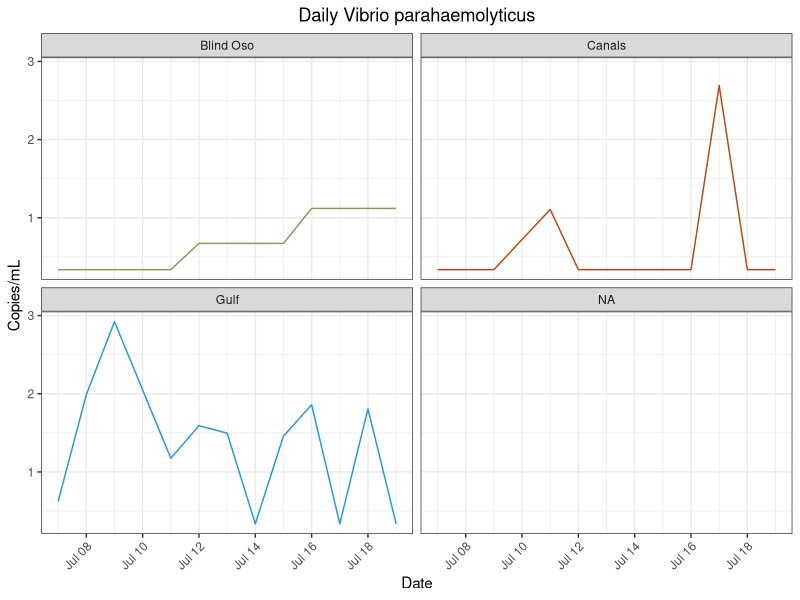
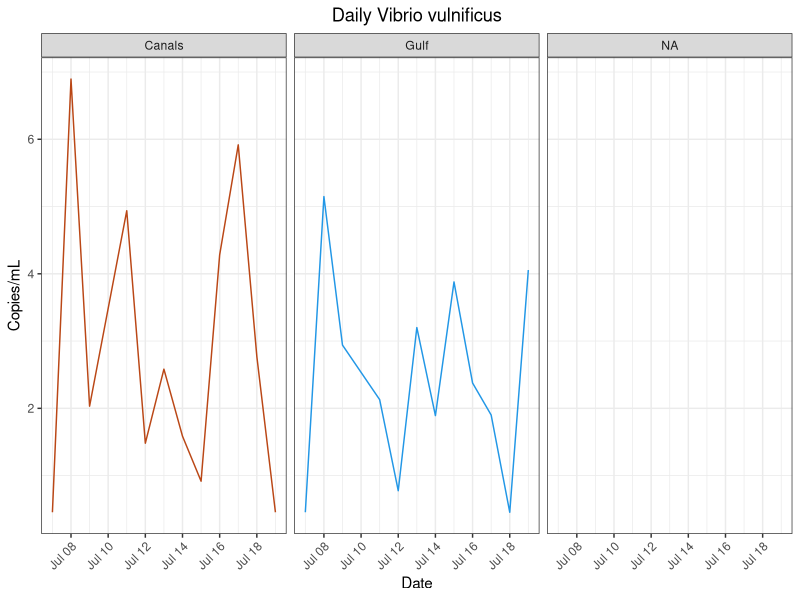
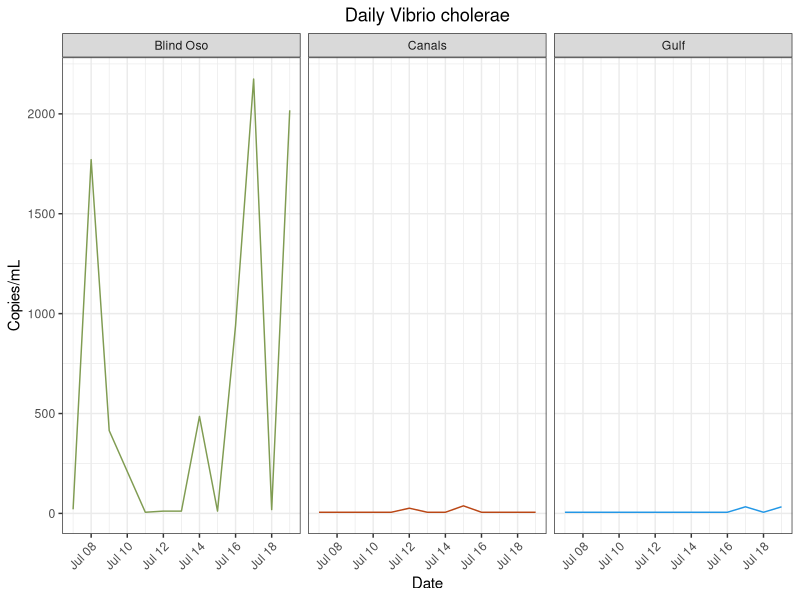
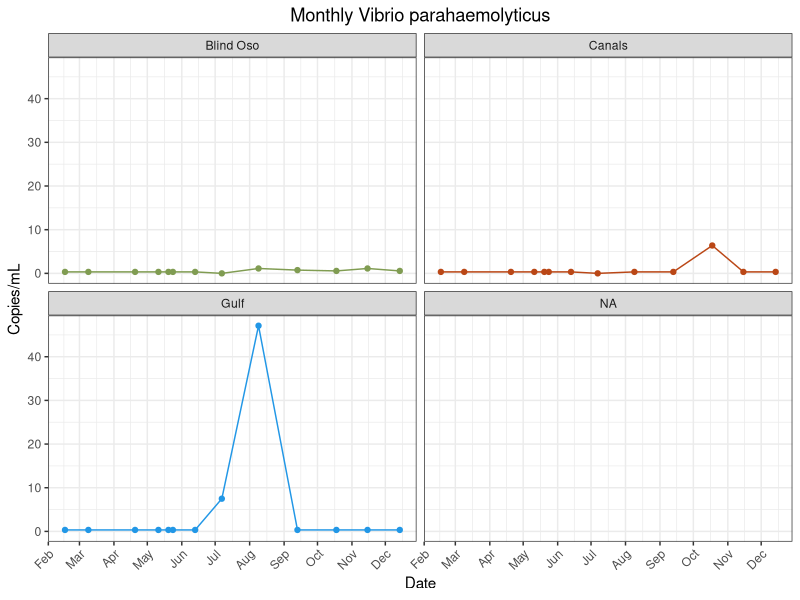
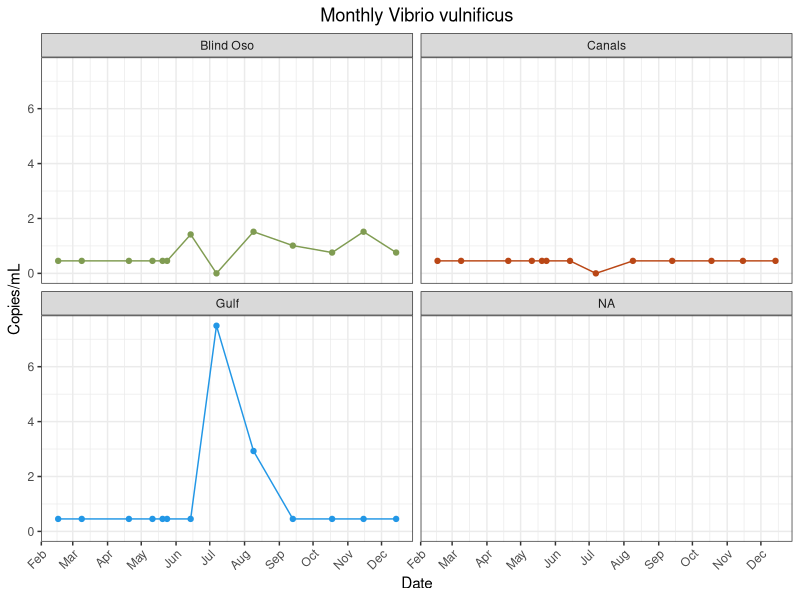

Source code (R) for these figures, in order:
## ---- chunk 1
library(here)
library(tidyverse)
library(lubridate)
## ---- chunk 2
vp<- read_csv(here("data", "processed_data","vp_clean_copies.csv"))
vv<- read_csv(here("data", "processed_data","vv_clean_copies_redo.csv")) #Trial two is best. Other trials exist too. 
vp_m<- read_csv(here("data", "processed_data","vp_mon_clean_copies.csv")) 
vv_m<- read_csv(here("data", "processed_data","vv_clean_copies_mon.csv"))
vc<- read_csv(here("data", "processed_data", "vc_clean_copies_daily.csv"))
vc_m<- 
## ---- chunk 3
vv<- vv %>%
  mutate(site = recode(site, "BO" = "Blind Oso")) %>%
  mutate(site = recode(site, "C2" = "Canals")) %>%
  mutate(site = recode(site, "RD" = "Gulf"))

vp<- vp %>%
  mutate(site = recode(site, "BO" = "Blind Oso")) %>%
  mutate(site = recode(site, "C2" = "Canals")) %>%
  mutate(site = recode(site, "RD" = "Gulf"))

vc<- vc %>%
  mutate(site = recode(site, "BO" = "Blind Oso")) %>%
  mutate(site = recode(site, "C2" = "Canals")) %>%
  mutate(site = recode(site, "RD" = "Gulf"))
## ---- chunk 4
#Vp Mon
vp_m<- vp_m %>%
  select(!...1) 
jul_bo = data.frame(date = as.Date("2022-07-07"), copies_mL=0, site = "BO")
jul_c2 = data.frame(date = as.Date("2022-07-07"), copies_mL=0, site = "C2")
jul_rd = data.frame(date = as.Date("2022-07-07"), copies_mL=7.49310194, site = "RD")
vp_m = rbind(jul_bo, jul_c2, jul_rd, vp_m) %>%
  mutate(site = recode(site, "BO" = "Blind Oso")) %>%
  mutate(site = recode(site, "C2" = "Canals")) %>%
  mutate(site = recode(site, "RD" = "Gulf"))
                     

#Vv Mon
vv_m<- vv_m %>%
  select(!...1) 
jul_bo = data.frame(date = as.Date("2022-07-07"), copies_mL=0, site = "BO")
jul_c2 = data.frame(date = as.Date("2022-07-07"), copies_mL=0, site = "C2")
jul_rd = data.frame(date = as.Date("2022-07-07"), copies_mL=7.49310194, site = "RD")
vv_m = rbind(jul_bo, jul_c2, jul_rd, vv_m)%>%
  mutate(site = recode(site, "BO" = "Blind Oso")) %>%
  mutate(site = recode(site, "C2" = "Canals")) %>%
  mutate(site = recode(site, "RD" = "Gulf"))

## ---- chunk 5
vp %>%
  ggplot() + geom_line(
    aes(x = date,
        y = copies_mL,
        color = site))+ 
  facet_wrap(~site)  +
  labs(x = "Date",
       y = "Copies/mL",
       title = "Daily Vibrio parahaemolyticus")+
  theme_bw()+
  theme(
    plot.title = element_text(hjust = 0.5),
    axis.text.x = element_text(hjust = 1, angle = 45),
    legend.position = "none")+
  scale_color_manual(values = c("Blind Oso" = "#809C52",
                                "Canals" = "#ba4716",
                                "Gulf" = "4c848c"))
## ---- chunk 6
vv %>%
  filter(!site %in% "Blind Oso") %>%
  ggplot() + geom_line(
    aes(x = date,
        y = copies_mL,
        color = site))+ 
  facet_wrap(~site)  +
  labs(x = "Date",
       y = "Copies/mL",
       title = "Daily Vibrio vulnificus")+
  theme_bw()+
  theme(
    plot.title = element_text(hjust = 0.5),
    axis.text.x = element_text(hjust = 1, angle = 45),
    legend.position = "none")+ 
  scale_color_manual(values = c("Blind Oso" = "#809C52",
                                "Canals" = "#ba4716",
                                "Gulf" = "4c848c"))
## ---- chunk 7
vc %>%
 # filter(!site %in% "Blind Oso") %>%
  ggplot() + geom_line(
    aes(x = date,
        y = copies_mL,
        color = site))+ 
  facet_wrap(~site)  +
  labs(x = "Date",
       y = "Copies/mL",
       title = "Daily Vibrio cholerae")+
  theme_bw()+
  theme(
    plot.title = element_text(hjust = 0.5),
    axis.text.x = element_text(hjust = 1, angle = 45),
    legend.position = "none")+ 
  scale_color_manual(values = c("Blind Oso" = "#809C52",
                                "Canals" = "#ba4716",
                                "Gulf" = "4c848c"))
## ---- chunk 8
vp_m %>%
ggplot() + geom_line(
    aes(x = date,
        y = copies_mL,
        color = site))+ 
  geom_point(
     aes(x = date,
        y = copies_mL,
        color = site))+
  facet_wrap(~site)  +
  labs(x = "Date",
       y = "Copies/mL",
       title = "Monthly Vibrio parahaemolyticus")+
  theme_bw()+
  theme(
    plot.title = element_text(hjust = 0.5),
    axis.text.x = element_text(hjust = 1, angle = 45),
    legend.position = "none")+
  scale_color_manual(values = c("Blind Oso" = "#809C52",
                                "Canals" = "#ba4716",
                                "Gulf" = "4c848c"))+
  scale_x_date(date_breaks = "1 month", date_labels = "%b")
## ---- chunk 9
vv_m %>%
  filter(!site %in% c("E3", "NT")) %>%
 ggplot() + geom_line(
    aes(x = date,
        y = copies_mL,
        color = site))+ 
  geom_point(
     aes(x = date,
        y = copies_mL,
        color = site))+
  facet_wrap(~site)  +
  labs(x = "Date",
       y = "Copies/mL",
       title = "Monthly Vibrio vulnificus")+
  theme_bw()+
  theme(
    plot.title = element_text(hjust = 0.5),
    axis.text.x = element_text(hjust = 1, angle = 45),
    legend.position = "none")+
  scale_color_manual(values = c("Blind Oso" = "#809C52",
                                "Canals" = "#ba4716",
                                "Gulf" = "4c848c"))+
  scale_x_date(date_breaks = "1 month", date_labels = "%b")
